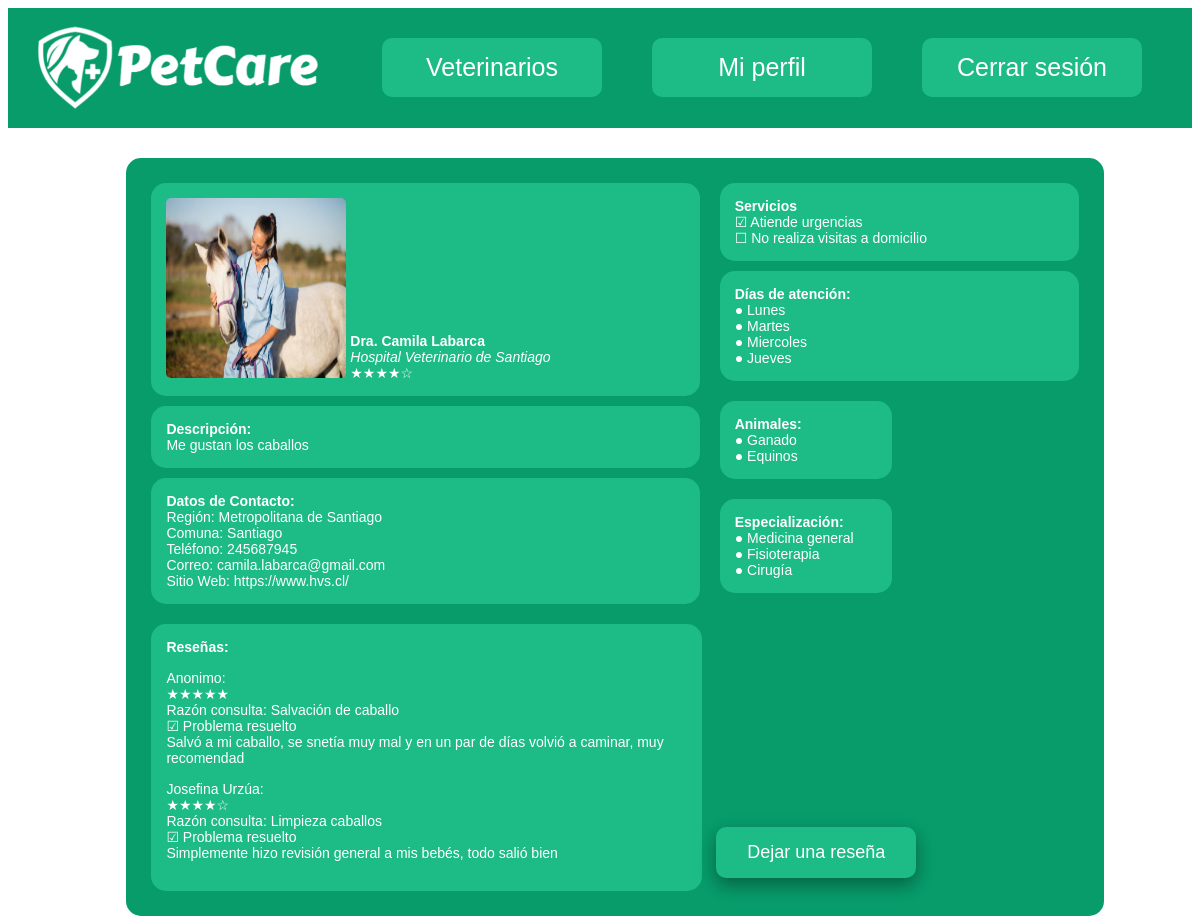
/perfil/4/ (signed in), run on the app's committed database.
### gestionVeterinarios/models.py (models this page shows, shortened)
class Veterinario(models.Model):
    pronombres_posibles = [('Dr.', 'Dr.'), ('Dra.','Dra.')]
    nombre = models.CharField(max_length=30)
    apellido = models.CharField(max_length=60)
    pronombre = models.CharField(max_length=5,choices=pronombres_posibles)
    descripcion = models.CharField(max_length=500, blank=True)
    foto = models.ImageField(upload_to='fotos', blank=True, null=True)
    nombre_consulta = models.CharField(max_length=80, blank=True)
    region = models.CharField(max_length=80)
    comuna = models.CharField(max_length=80)
    especialidad = models.CharField(max_length=80)
    animales = models.CharField(max_length=80)
    visitas_a_domicilio = models.BooleanField()
    urgencias = models.BooleanField()
    horario_atencion = models.CharField(max_length=300)
    telefono = models.IntegerField(blank=True, null=True)
    email = models.EmailField()
    pagina_web = models.CharField(max_length=150, blank=True)

class Reseña(models.Model):
    id_veterinario = models.ForeignKey(Veterinario, related_name='Veterinario', on_delete=models.CASCADE, null=True)
    nombre = models.CharField(max_length=30)
    evaluacion = models.FloatField()
    problema_resuelto = models.BooleanField()
    razon_consulta = models.CharField(max_length=50)
    comentario = models.CharField(max_length=600, blank=True)

### gestionVeterinarios/views.py (the view)
# urls.py: path('perfil/<id_vet>/', views.perfil, name="perfil_vet"),
def perfil(request, id_vet):
    if request.method == "GET":
        veterinario=Veterinario.objects.get(id=id_vet)
        region = reg[veterinario.region]
        horario = veterinario.horario_atencion
        dias = horario.split(';')
        stringAnimales = veterinario.animales
        animales = stringAnimales.split(';')
        stringEspecialidades = veterinario.especialidad
        especialidades = stringEspecialidades.split(';')
        evaluaciones = Reseña.objects.filter(id_veterinario_id=id_vet)
        prom_evaluacion = Reseña.objects.raw('''
        SELECT id, AVG(evaluacion) as prom
        FROM gestionVeterinarios_reseña
        WHERE id_veterinario_id = %s
        ''' % id_vet)
        if request.user.is_authenticated:
            user_vet_id = int(request.user.veterinario.id)
            return render(request, "gestionVeterinarios/perfildoc.html", {"veterinario":veterinario, "evaluaciones":evaluaciones, "prom_evaluacion": prom_evaluacion, "dias": dias, "animales":animales, "region":region, "especialidades": especialidades, "user_vet_id": user_vet_id})
        else:
            return render(request, "gestionVeterinarios/perfildoc.html", {"veterinario":veterinario, "evaluaciones":evaluaciones, "prom_evaluacion": prom_evaluacion, "dias": dias, "animales":animales, "region":region, "especialidades": especialidades, "user_vet_id": None})

### gestionVeterinarios/templates/gestionVeterinarios/perfildoc.html (shortened to what this page needs)
<html>
    <head>
    </head>
    <body>
        {% include  "gestionVeterinarios/barra.html" %}
        {% load static %}
        <div class="mainBody">
            <div class="topdiv">
                <div class='leftdiv'>
                    <div class="caja">
                        <div class='textbox'>
                        {% if veterinario.foto%}
                            <img id="myImg" alt="{{veterinario.pronombre}} {{veterinario.nombre}} {{veterinario.apellido}}" src="{{ veterinario.foto.url }}" width="180" height="180">
                        {% endif %}
                        </div>
                        <div class='textbox'>
                            <div><b>{{veterinario.pronombre}} {{veterinario.nombre}} {{veterinario.apellido}}</b></div>
                            <i>{{veterinario.nombre_consulta}}</i>
                            {% for prom in prom_evaluacion %}
                            {% if prom.prom %}
                                {% if prom.prom <= 1.5 %}
                                <div class="estrellas">&#9733;&#9734;&#9734;&#9734;&#9734;</div>
                                {% elif prom.prom <= 2.5 %}
                                <div class="estrellas">&#9733;&#9733;&#9734;&#9734;&#9734;</div>
                                {% elif prom.prom <= 3.5 %}
                                <div class="estrellas">&#9733;&#9733;&#9733;&#9734;&#9734;</div>
                                {% elif prom.prom <= 4.5 %}
                                <div class="estrellas">&#9733;&#9733;&#9733;&#9733;&#9734;</div>
                                {% else %}
                                <div class="estrellas">&#9733;&#9733;&#9733;&#9733;&#9733;</div>
                                {% endif %}
                            {% else %}
                            <p>No hay evaluaciones</p>
                            {% endif %}
                            {% endfor %}
                        </div>
                    </div>
                    <div class="caja">
                        <div><b>Descripción:</b></div>
                        <div>{{veterinario.descripcion}}</div>
                    </div>
                    <div class="caja">
                        <div><b>Datos de Contacto:</b></div>
                        <div>Región: {{region}}</div>
                        <div>Comuna: {{veterinario.comuna}}</div>
                        <div>Teléfono: {{veterinario.telefono}}</div>
                        <div>Correo: {{veterinario.email}}</div>
                        <div>Sitio Web: {{veterinario.pagina_web}}</div>
                    </div>
                </div>
                <div class="rightdiv">
                    <div class="caja">
                        <div><b>Servicios</b></div>
                            {% if veterinario.urgencias %}
                                <div>&#x2611; Atiende urgencias</div>
                            {% else %}
                                <div>&#x2610; No atiende urgencias</div>
                            {% endif %}
                            {% if veterinario.visitas_a_domicilio %}
                                <div>&#x2611; Realiza visitas a domicilio</div>
                            {% else %}
                                <div>&#x2610; No realiza visitas a domicilio</div>
                            {% endif %}
                        </div>
                    <div class="caja">
                        <div><b>Días de atención:</b></div>
                        {% for dia in dias %}
                        <div>&#9679; {{dia}}</div>
                        {% endfor %}
                    </div>
                    <div class="bottomDiv">
                        <div class="caja bottombox">
                            <div><b>Animales:</b></div>
                            {% for animal in animales %}
                            <div>&#9679; {{animal}}</div>
                            {% endfor %}
                        </div>
                        <div class="caja bottombox">
                            <div><b>Especialización:</b></div>
                            {% for especialidad in especialidades %}
                            <div>&#9679; {{especialidad}}</div>
                            {% endfor %}
                        </div>
                    </div>
                </div>
            </div>
            <div>
                <div class="caja reviews">
                    <div><b>Reseñas:</b></div>
                        {% for evaluacion in evaluaciones %}
                            <div class="resena">
                                <div>{{evaluacion.nombre}}: </div>
                                {% if evaluacion.evaluacion < 1.5 %}
                                <div class="estrellas">&#9733;&#9734;&#9734;&#9734;&#9734;</div>
                                {% elif evaluacion.evaluacion < 2.5 %}
                                <div class="estrellas">&#9733;&#9733;&#9734;&#9734;&#9734;</div>
                                {% elif evaluacion.evaluacion < 3.5 %}
                                <div class="estrellas">&#9733;&#9733;&#9733;&#9734;&#9734;</div>
                                {% elif evaluacion.evaluacion < 4.5 %}
                                <div class="estrellas">&#9733;&#9733;&#9733;&#9733;&#9734;</div>
                                {% else %}
                                <div class="estrellas">&#9733;&#9733;&#9733;&#9733;&#9733;</div>
                                {% endif %}
                                <div>Razón consulta: {{evaluacion.razon_consulta}} </div>
                                    {% if evaluacion.problema_resuelto %}
                                    <div>&#x2611; Problema resuelto</div>
                                    {% else %}
                                    <div>&#x2610; Problema no resuelto</div>
                                    {% endif %}
                                <div>{{evaluacion.comentario}}</div>
                            </div>
                        {% endfor %}
                </div>
                <div class="textbox">
                    <div>
                        {% if user_vet_id == veterinario.id%}
                        <a href="{% url 'edit_vet' %}"><button class="edit_button">Editar mis datos</button></a>
                        {% else %}
                        <a href="{% url 'eval_vet' veterinario.id %}"><button class="review_button">Dejar una reseña</button></a>
                        {% endif %}
                </div>
            </div>
        </div>
    </body>
</html>

### gestionVeterinarios/templates/gestionVeterinarios/barra.html (shortened to what this page needs)
<html>
<head>
</head>
<body>
    <div class="barra" >
        <div class ="logo" >
            {% load static %}
            <a href="/">
                <img src="{% static 'gestionVeterinarios/logo.png' %}" alt="Pet Care" height="100" width="290">
            </a>
        </div>
        <div>
            {% if user.is_authenticated %}
            <a href="/logout">
                <button class="button boton_barra" type="submit" name="informar">Cerrar sesión</button>
            </a>
            <a href="{% url 'perfil_vet' user.veterinario.id %}">
                <button class="button boton_barra" type="submit" name="informar">Mi perfil</button>
            </a>
            {% endif %}
            <a href="{% url 'catalogo_vet' 0 %}">
                <button class="button boton_barra" type="submit" name="listado">Veterinarios</button>
            </a>
        </div>
    </div>
</body>
</html>

### gestionVeterinarios/templates/gestionVeterinarios/perfildoc.html (style rules this page uses)
.caja { background-color: rgb(29, 187, 134); border-radius: 15px; margin-left: 10px; margin-right: 10px; padding-top: 15px; padding-bottom: 15px; padding-right: 15px; padding-left: 15px; margin-top: 10px; margin-bottom: 10px; color: white; font-family: sans-serif; font-size: 14; }
.leftdiv { float:left; width: 60%; }
.textbox { display: inline-block; }
.rightdiv { width: 40%; float: left; }
.bottombox { width: 37.5%; display: inline-block; }
.reviews { width: 55%; display: inline-block; }
.mainbody { align-items: center; background-color: #089c6b; width: 80%; margin-left: 10%; margin-top: 30px; border-radius: 15px; padding-top: 15px; padding-bottom: 15px; padding-left: 15px; padding-right: 15px; }
.review_button { cursor: pointer; border-radius: 10px; padding: 15px 20px; background-color: rgb(29, 187, 134); box-shadow: 0 8px 16px 0 rgba(0,0,0,0.2), 0 6px 20px 0 rgba(0,0,0,0.19); border: none; color: white; font-size: 16px; transition-duration: 0.4s; width: 200px; font-size: 18; font-weight: 60; font-family: sans-serif; display: inline; }
a { text-decoration: none; }
.resena { margin-top: 15px; margin-bottom: 15px; }
#myImg { border-radius: 5px; cursor: pointer; transition: 0.3s; }

### gestionVeterinarios/templates/gestionVeterinarios/barra.html (style rules this page uses)
.barra { background-color: #089c6b; height: 120px; }
.logo { text-align: left; float: left; margin-left: 25px; margin-top: 10px; }
.button { cursor: pointer; border-radius: 10px; padding: 15px 32px; background-color: rgb(29, 187, 134); border: none; color: white; font-size: 22px; transition-duration: 0.4s; width: 220px; font-size: 25px; font-weight: 60; font-family:sans-serif; }
.boton_barra { float: right; margin-right: 50px; margin-top: 30px; }

### data on the page
Veterinario: foto (picture), pronombre "Dra.", nombre "Camila", apellido "Labarca", nombre_consulta "Hospital Veterinario de Santiago", descripcion "Me gustan los caballos", comuna "Santiago", telefono "245687945", email "camila.labarca@gmail.com", pagina_web "https://www.hvs.cl/"
Reseña: nombre "Anonimo", razon_consulta "Salvación de caballo", problema_resuelto "☑ Problema resuelto", comentario "Salvó a mi caballo, se snetía muy mal y en un par de días volvió a caminar, muy recomendad"
Reseña: nombre "Josefina Urzúa", razon_consulta "Limpieza caballos", problema_resuelto "☑ Problema resuelto", comentario "Simplemente hizo revisión general a mis bebés, todo salió bien"

### other printed values
{{ region }} "Metropolitana de Santiago"
{{ dia }} "Lunes" "Martes" "Miercoles" "Jueves"
{{ animal }} "Ganado" "Equinos"
{{ especialidad }} "Medicina general" "Fisioterapia" "Cirugía"
